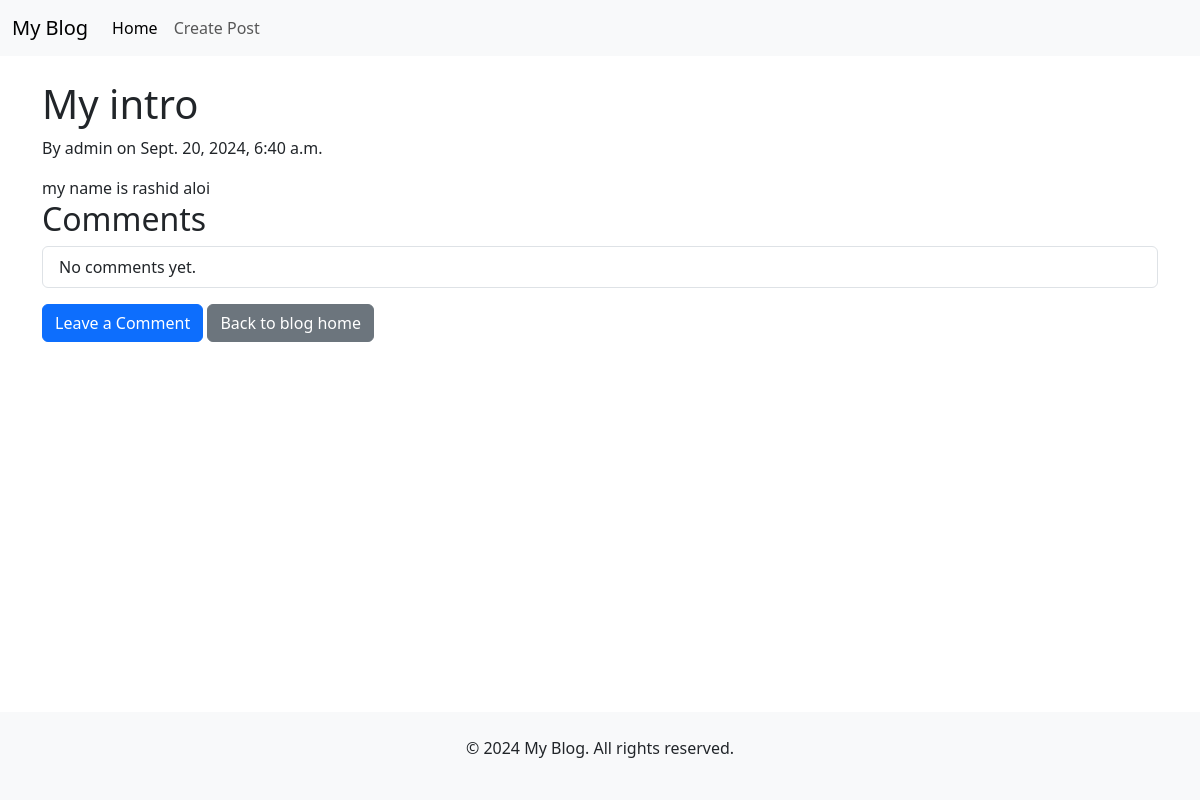
Page /blog/post/1/ on the committed database.
### blog/models.py (models this page shows, shortened)
class Post(models.Model):
    title = models.CharField(max_length=200)
    author = models.ForeignKey(User, on_delete=models.CASCADE)
    body = models.TextField()
    created_at = models.DateTimeField(auto_now_add=True)
    published_date = models.DateTimeField(blank=True, null=True)

### blog/views.py (the view)
# urls.py: path("post/<int:pk>/", views.post_detail, name="post_detail"),  # Post detail page
def post_detail(request, pk):
    post = get_object_or_404(Post, pk=pk)
    comments = post.comments.all()  # Fetch comments related to the post
    if request.method == "POST":
        form = CommentForm(request.POST)
        if form.is_valid():
            comment = form.save(commit=False)
            comment.post = post  # Link comment to the current post
            comment.save()
            return redirect("post_detail", pk=post.pk)
    else:
        form = CommentForm()
    return render(
        request,
        "blog/post_detail.html",
        {"post": post, "comments": comments, "form": form},
    )

### blog/templates/blog/post_detail.html (shortened to what this page needs)
{% extends 'blog/base.html' %}
{% block content %}
    <h1>{{ post.title }}</h1>
    <p>By {{ post.author }} on {{ post.published_date }}</p>
    <div>
        {{ post.body }}
    </div>
    <h2>Comments</h2>
    <ul class="list-group">
        {% for comment in comments %}
            <li class="list-group-item">
                <strong>{{ comment.author }}:</strong> {{ comment.text }} <br>
                <small>Posted on {{ comment.created_date }}</small>
            </li>
        {% empty %}
            <li class="list-group-item">No comments yet.</li>
        {% endfor %}
    </ul>
    <button id="show-comment-form" class="btn btn-primary mt-3">Leave a Comment</button>
    <a href="{% url 'blog_home' %}" class="btn btn-secondary mt-3">Back to blog home</a>
{% endblock %}

### blog/templates/blog/base.html (style rules this page uses)
html, body { height: 100%; margin: 0; display: flex; flex-direction: column; }

### rows in the picture
Post: title "My intro", author "admin", published_date "Sept. 20, 2024, 6:40 a.m.", body "my name is rashid aloi"
